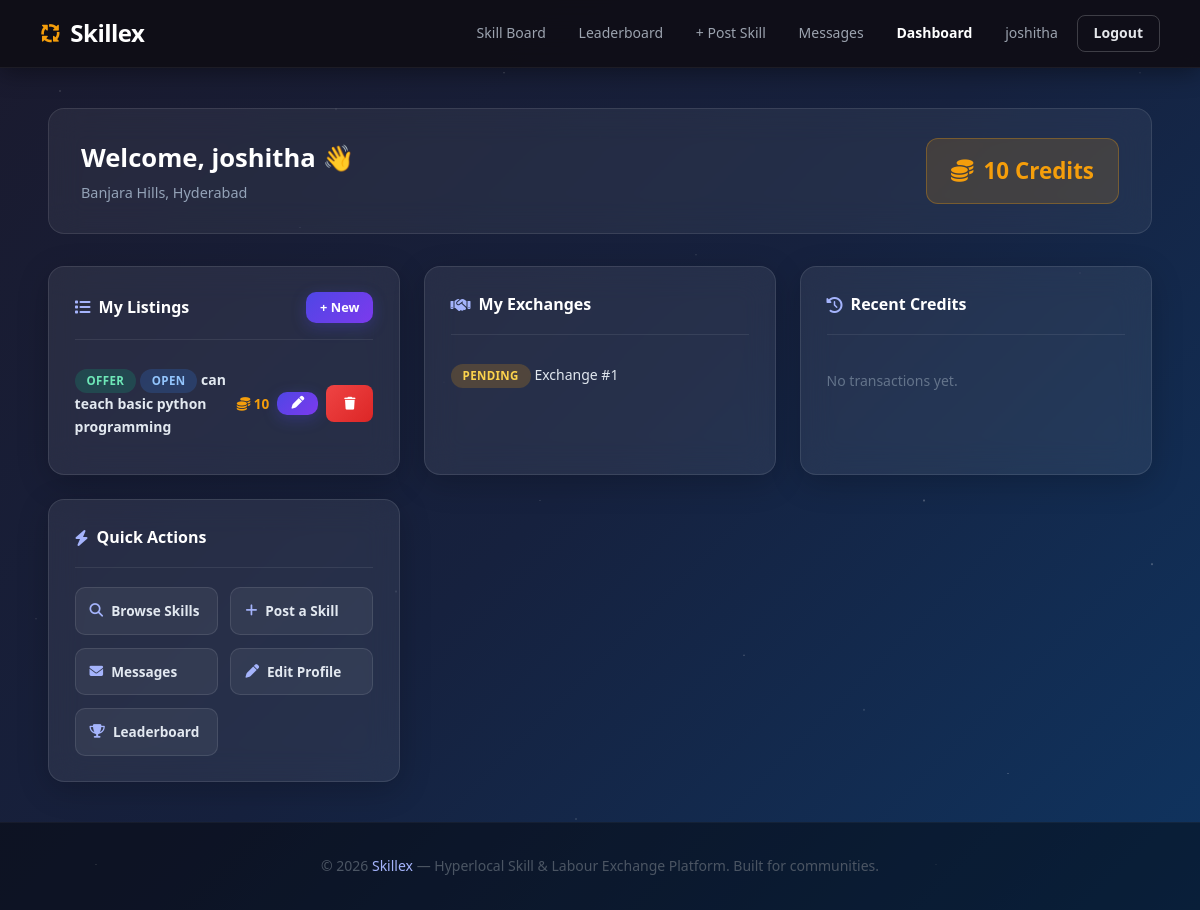
The page /dashboard (signed in) on the database its author committed.
### models.py (models this page shows)
class User(UserMixin, db.Model):
    id = db.Column(db.Integer, primary_key=True)
    name = db.Column(db.String(100), nullable=False)
    email = db.Column(db.String(120), unique=True, nullable=False)
    password = db.Column(db.String(200), nullable=False)
    ward = db.Column(db.String(100), nullable=False)
    credits = db.Column(db.Integer, default=10)
    bio = db.Column(db.String(300), default='')
    photo = db.Column(db.String(200), default='default.png')
    role = db.Column(db.String(20), default='user')
    created_at = db.Column(db.DateTime, default=datetime.utcnow)
    listings = db.relationship('Listing', backref='author', lazy=True)
    reviews_given = db.relationship('Review', foreign_keys='Review.reviewer_id', backref='reviewer', lazy=True)
    reviews_received = db.relationship('Review', foreign_keys='Review.reviewee_id', backref='reviewee', lazy=True)

class Listing(db.Model):
    id = db.Column(db.Integer, primary_key=True)
    user_id = db.Column(db.Integer, db.ForeignKey('user.id'), nullable=False)
    type = db.Column(db.String(10), nullable=False)  # 'offer' or 'request'
    category = db.Column(db.String(50), nullable=False)
    title = db.Column(db.String(150), nullable=False)
    description = db.Column(db.String(500), nullable=False)
    credits = db.Column(db.Integer, default=2)
    ward = db.Column(db.String(100), nullable=False)
    status = db.Column(db.String(20), default='open')
    created_at = db.Column(db.DateTime, default=datetime.utcnow)

class Exchange(db.Model):
    id = db.Column(db.Integer, primary_key=True)
    listing_id = db.Column(db.Integer, db.ForeignKey('listing.id'), nullable=False)
    helper_id = db.Column(db.Integer, db.ForeignKey('user.id'), nullable=False)
    requester_id = db.Column(db.Integer, db.ForeignKey('user.id'), nullable=False)
    status = db.Column(db.String(20), default='pending')  # pending/completed/disputed
    created_at = db.Column(db.DateTime, default=datetime.utcnow)
    completed_at = db.Column(db.DateTime, nullable=True)

### app.py (the view)
@app.route('/dashboard')
@login_required
def dashboard():
    my_listings = Listing.query.filter_by(user_id=current_user.id).order_by(Listing.created_at.desc()).all()
    exchanges = Exchange.query.filter(
        (Exchange.helper_id == current_user.id) | (Exchange.requester_id == current_user.id)
    ).order_by(Exchange.created_at.desc()).all()
    transactions = CreditTransaction.query.filter_by(user_id=current_user.id).order_by(CreditTransaction.created_at.desc()).limit(5).all()
    return render_template('dashboard.html', my_listings=my_listings, exchanges=exchanges, transactions=transactions)

### app.py (called while the page is built)
@login_manager.user_loader
def load_user(user_id):
    return db.session.get(User, int(user_id))

### templates/dashboard.html (shortened to what this page needs)
{% extends 'base.html' %}
{% block content %}
<section class="dashboard">
  <div class="dash-header">
    <div>
      <h2>Welcome, {{ current_user.name }} 👋</h2>
      <p>{{ current_user.ward }}</p>
    </div>
    <div class="dash-credits">
      <i class="fa-solid fa-coins"></i>
      <span>{{ current_user.credits }} Credits</span>
    </div>
  </div>
  <div class="dash-grid">
    <div class="dash-card">
      <div class="dash-card-header">
        <h3><i class="fa-solid fa-list"></i> My Listings</h3>
        <a href="{{ url_for('post_listing') }}" class="btn-primary btn-sm">+ New</a>
      </div>
      {% if my_listings %}
       {% for l in my_listings %}
<div class="dash-item">
  <div>
    <span class="badge badge-{{ l.type }}">{{ l.type | capitalize }}</span>
    <span class="badge badge-{{ l.status }}">{{ l.status | capitalize }}</span>
    <strong>{{ l.title }}</strong>
  </div>
  <div class="dash-item-actions">
    <span class="credits-tag"><i class="fa-solid fa-coins"></i> {{ l.credits }}</span>
    <a href="{{ url_for('edit_listing', id=l.id) }}" class="btn-primary btn-sm">
      <i class="fa-solid fa-pen"></i>
    </a>
    <a href="{{ url_for('delete_listing', id=l.id) }}"
       class="btn-danger btn-sm"
       onclick="return confirm('Delete this listing?')">
      <i class="fa-solid fa-trash"></i>
    </a>
  </div>
</div>
{% endfor %}
      {% else %}
        <p class="empty">No listings yet. <a href="{{ url_for('post_listing') }}">Post one!</a></p>
      {% endif %}
    </div>
    <div class="dash-card">
      <div class="dash-card-header">
        <h3><i class="fa-solid fa-handshake"></i> My Exchanges</h3>
      </div>
      {% if exchanges %}
        {% for e in exchanges %}
        <div class="dash-item">
          <div>
            <span class="badge badge-{{ e.status }}">{{ e.status | capitalize }}</span>
            <span>Exchange #{{ e.id }}</span>
          </div>
        </div>
        {% endfor %}
      {% else %}
        <p class="empty">No exchanges yet.</p>
      {% endif %}
    </div>
    <div class="dash-card">
      <div class="dash-card-header">
        <h3><i class="fa-solid fa-clock-rotate-left"></i> Recent Credits</h3>
      </div>
      {% if transactions %}
        {% for t in transactions %}
        <div class="dash-item">
          <span>{{ t.reason }}</span>
          <span class="{% if t.amount > 0 %}credit-plus{% else %}credit-minus{% endif %}">
            {% if t.amount > 0 %}+{% endif %}{{ t.amount }}
          </span>
        </div>
        {% endfor %}
      {% else %}
        <p class="empty">No transactions yet.</p>
      {% endif %}
    </div>
    <div class="dash-card">
      <div class="dash-card-header">
        <h3><i class="fa-solid fa-bolt"></i> Quick Actions</h3>
      </div>
      <div class="quick-links">
        <a href="{{ url_for('board') }}" class="quick-link">
          <i class="fa-solid fa-magnifying-glass"></i> Browse Skills
        </a>
        <a href="{{ url_for('post_listing') }}" class="quick-link">
          <i class="fa-solid fa-plus"></i> Post a Skill
        </a>
        <a href="{{ url_for('messages') }}" class="quick-link">
          <i class="fa-solid fa-envelope"></i> Messages
        </a>
        <a href="{{ url_for('edit_profile') }}" class="quick-link">
          <i class="fa-solid fa-pen"></i> Edit Profile
        </a>
        <a href="{{ url_for('leaderboard') }}" class="quick-link">
          <i class="fa-solid fa-trophy"></i> Leaderboard
        </a>
      </div>
    </div>
  </div>
</section>
{% endblock %}

### templates/base.html (shortened to what this page needs)
<!DOCTYPE html>
<html lang="en">
<head>
  <link rel="stylesheet" href="{{ url_for('static', filename='css/style.css') }}"/>
  <link rel="stylesheet" href="https://cdnjs.cloudflare.com/ajax/libs/font-awesome/6.5.0/css/all.min.css"/>
</head>
<body>
  <nav class="navbar">
    <a href="{{ url_for('home') }}" class="nav-brand">
      <i class="fa-solid fa-arrows-spin"></i> Skillex
    </a>
    <div class="nav-links">
      <a href="{{ url_for('board') }}">Skill Board</a>
      <a href="{{ url_for('leaderboard') }}">Leaderboard</a>
      {% if current_user.is_authenticated %}
        <a href="{{ url_for('post_listing') }}">+ Post Skill</a>
        <a href="{{ url_for('messages') }}">Messages</a>
        <a href="{{ url_for('dashboard') }}">Dashboard</a>
        <a href="{{ url_for('profile', id=current_user.id) }}">{{ current_user.name }}</a>
        <a href="{{ url_for('logout') }}" class="btn-outline">Logout</a>
      {% else %}
        <a href="{{ url_for('login') }}" class="btn-outline">Login</a>
        <a href="{{ url_for('register') }}" class="btn-primary">Register</a>
      {% endif %}
    </div>
  </nav>
  <main>
    {% block content %}{% endblock %}
  </main>
  <footer class="footer">
   <p>© 2026 <span>Skillex</span> — Hyperlocal Skill & Labour Exchange Platform. Built for communities.</p>
  </footer>
</body>
</html>

### rows shown on the page
User: name "joshitha", ward "Banjara Hills, Hyderabad", credits "10"
Listing: type "OFFER", status "OPEN", title "can teach basic python programming", credits "10"
Exchange: status "PENDING", id "1"
